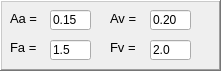
      <widget class="QFrame" name="SeismicDataNSR_10">
       <property name="geometry">
        <rect>
         <x>710</x>
         <y>100</y>
         <width>221</width>
         <height>71</height>
        </rect>
       </property>
       <property name="frameShape">
        <enum>QFrame::WinPanel</enum>
       </property>
       <property name="frameShadow">
        <enum>QFrame::Raised</enum>
       </property>
       <widget class="QLineEdit" name="Av_10">
        <property name="geometry">
         <rect>
          <x>150</x>
          <y>10</y>
          <width>41</width>
          <height>20</height>
         </rect>
        </property>
        <property name="text">
         <string>0.20</string>
        </property>
        <property name="placeholderText">
         <string>3.5</string>
        </property>
       </widget>
       <widget class="QLabel" name="label_80">
        <property name="geometry">
         <rect>
          <x>110</x>
          <y>10</y>
          <width>41</width>
          <height>16</height>
         </rect>
        </property>
        <property name="font">
         <font>
          <family>Arial</family>
          <pointsize>10</pointsize>
          <weight>50</weight>
          <italic>false</italic>
          <bold>false</bold>
         </font>
        </property>
        <property name="text">
         <string>Av =</string>
        </property>
       </widget>
       <widget class="QLabel" name="label_81">
        <property name="geometry">
         <rect>
          <x>10</x>
          <y>40</y>
          <width>31</width>
          <height>16</height>
         </rect>
        </property>
        <property name="font">
         <font>
          <family>Arial</family>
          <pointsize>10</pointsize>
          <weight>50</weight>
          <italic>false</italic>
          <bold>false</bold>
         </font>
        </property>
        <property name="text">
         <string>&lt;html&gt;&lt;head/&gt;&lt;body&gt;&lt;p&gt;Fa =&lt;/p&gt;&lt;/body&gt;&lt;/html&gt;</string>
        </property>
       </widget>
       <widget class="QLabel" name="label_83">
        <property name="geometry">
         <rect>
          <x>110</x>
          <y>40</y>
          <width>31</width>
          <height>16</height>
         </rect>
        </property>
        <property name="font">
         <font>
          <family>Arial</family>
          <pointsize>10</pointsize>
          <weight>50</weight>
          <italic>false</italic>
          <bold>false</bold>
         </font>
        </property>
        <property name="text">
         <string>&lt;html&gt;&lt;head/&gt;&lt;body&gt;&lt;p&gt;Fv =&lt;/p&gt;&lt;/body&gt;&lt;/html&gt;</string>
        </property>
       </widget>
       <widget class="QLineEdit" name="Aa_10">
        <property name="geometry">
         <rect>
          <x>50</x>
          <y>10</y>
          <width>41</width>
          <height>20</height>
         </rect>
        </property>
        <property name="text">
         <string>0.15</string>
        </property>
        <property name="placeholderText">
         <string>4.0</string>
        </property>
       </widget>
       <widget class="QLineEdit" name="Fa_10">
        <property name="geometry">
         <rect>
          <x>50</x>
          <y>40</y>
          <width>41</width>
          <height>20</height>
         </rect>
        </property>
        <property name="text">
         <string>1.5</string>
        </property>
        <property name="placeholderText">
         <string>4.0</string>
        </property>
       </widget>
       <widget class="QLineEdit" name="Fv_10">
        <property name="geometry">
         <rect>
          <x>150</x>
          <y>40</y>
          <width>41</width>
          <height>20</height>
         </rect>
        </property>
        <property name="text">
         <string>2.0</string>
        </property>
        <property name="placeholderText">
         <string>4.0</string>
        </property>
       </widget>
       <widget class="QLabel" name="label_79">
        <property name="geometry">
         <rect>
          <x>10</x>
          <y>10</y>
          <width>31</width>
          <height>16</height>
         </rect>
        </property>
        <property name="font">
         <font>
          <family>Arial</family>
          <pointsize>10</pointsize>
          <weight>50</weight>
          <italic>false</italic>
          <bold>false</bold>
         </font>
        </property>
        <property name="text">
         <string>Aa =</string>
        </property>
       </widget>
      </widget>
